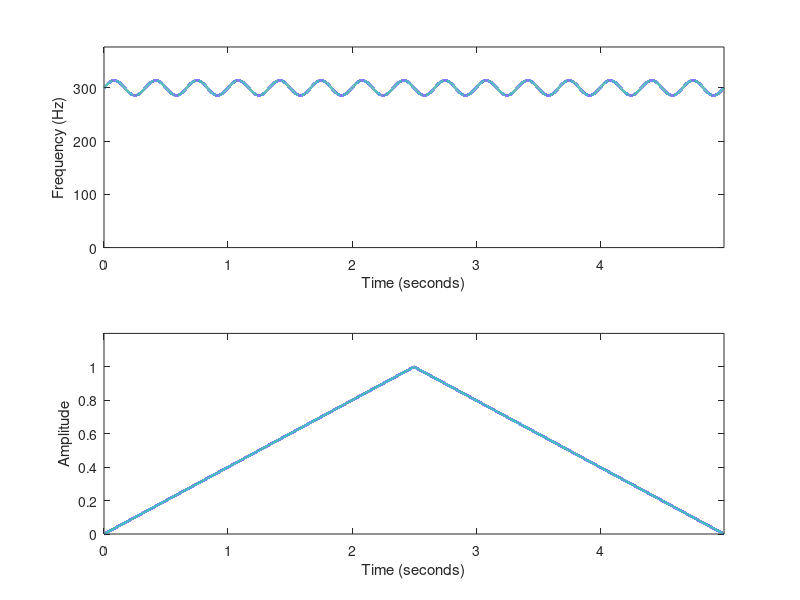

MATLAB code for this plot:
function P1
% resynthesis_2.m
% Demonstrates synthesis of a sinusoid using phase information
% Does not perform resynthesis (no analysis of an input signal)
% simple case : one sinusoidal track, varying amplitude, varying frequency

fs = 22050;
duration = 5;  % in seconds
signal_length = fs * duration;
t = 0:1/fs:duration-1/fs;

% ---------------- PREPARE f and a ------------------ 
    % frequency evolution over time: linear increaase
    % from 300 to 400 Hz in 'duration' seconds
f(1:signal_length) = 300+sin(2*pi*t*3)*14;

    % amplitude evolution over time: linear increaase
    % from 0 to 1 and back to 0 in 'duration' seconds
a = [ (signal_length/2:-1:1) (1:signal_length/2) ];
a = (( a / (signal_length/2))*-1)+1;

% ---------------- DISPLAY f and a ------------------
figure(1);
subplot(2,1,1);
plot( t, f, 'linewidth', 2 );
ylabel( 'Frequency (Hz)' );
xlabel( 'Time (seconds)');
axis( [0, max(t), 0, max(f)*1.2] );

subplot(2,1,2);
plot( t, a, 'linewidth', 2 );
ylabel( 'Amplitude' );
xlabel( 'Time (seconds)');
axis( [0, max(t), 0, max(a)*1.2] );

% ---------------- SYNTHESIZE -----------------------
    % construct phase information from frequency; assume initial phase is zero
phase = zeros( 1, length(f));
for i=2:length( phase )
    phase( i ) = phase( i-1 ) + 2 * pi * (1/fs) * f(i);
end    

    % construct signal
x = zeros( 1, length(phase) );
for i = 1: length( phase )    
    x(i) = a(i) * sin( phase( i )); 
end

soundsc( x, fs );
